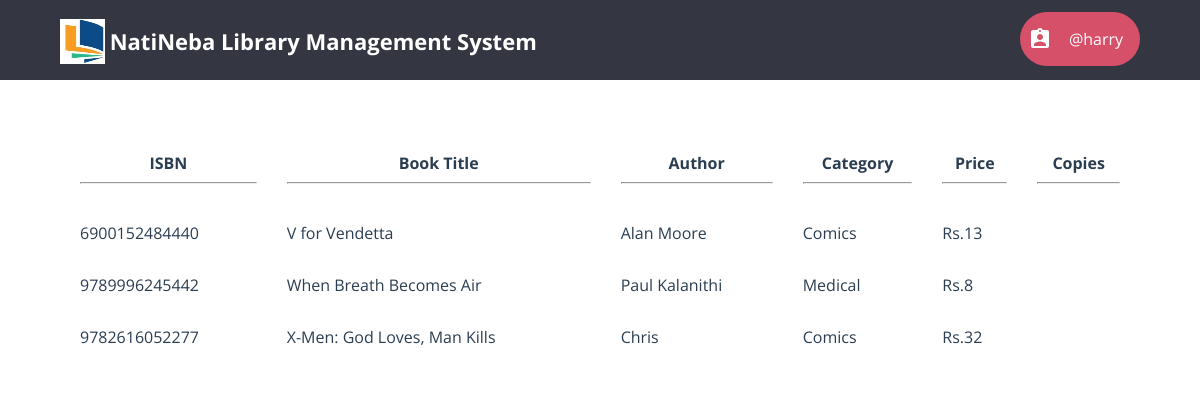
Screenshot of /librarian/display_books.php (signed in) with the database file from the repository.
### tables this page shows
CREATE TABLE `book` (
  `isbn` char(13) NOT NULL,
  `title` varchar(80) NOT NULL,
  `author` varchar(80) NOT NULL,
  `category` varchar(80) NOT NULL,
  `copies` int(10) UNSIGNED NOT NULL
);

### librarian/display_books.php (the view, shortened to what this page needs)
<?php
    require "../db_connect.php";
	require "header_librarian.php";
?>
<html>
	<head>
		<link rel="stylesheet" type="text/css" href="../member/css/home_style.css" />
        <link rel="stylesheet" type="text/css" href="../css/global_styles.css">
		<link rel="stylesheet" type="text/css" href="../css/home_style.css">
		<link rel="stylesheet" type="text/css" href="../member/css/custom_radio_button_style.css">
	</head>
	<body>
    <?php
			$query = $con->prepare("SELECT * FROM book ORDER BY title");
			$query->execute();
			$result = $query->get_result();
			$rows = mysqli_num_rows($result);
			if($rows == 0)
				echo "<h2 align='center'>No books available</h2>";
			else
			{
				echo "<form class='cd-form'>";
				echo "<table width='100%' cellpadding=10 cellspacing=10>";
				echo "<tr>
						<th>ISBN<hr></th>
						<th>Book Title<hr></th>
						<th>Author<hr></th>
						<th>Category<hr></th>
						<th>Price<hr></th>
                        <th>Copies<hr></th>
					</tr>";
				for($i=0; $i<$rows; $i++)
				{
					$row = mysqli_fetch_array($result);
					echo "<tr>
							";
					for($j=0; $j<6; $j++)
						if($j == 4)
							echo "<td>Rs.".$row[$j]."</td>";
						else
                            echo "<td>".$row[$j]."</td>";
					echo "</tr>";
				}
				echo "</table>";
				echo "</form>";
			}
		?>
    </body>
</html>

### librarian/css/header_librarian_style.css (style rules this page uses)
html * { -webkit-font-smoothing: antialiased; -moz-osx-font-smoothing: grayscale; }
*, *:after, *:before { -webkit-box-sizing: border-box; -moz-box-sizing: border-box; box-sizing: border-box; }
body { font-size: 100%; font-family: "Open Sans", sans-serif; background-color: white; margin: 0; }

### member/css/home_style.css (style rules this page uses)
.cd-form { width: 90%; max-width: 1200px; margin: 4em auto; font-size: 1.3rem; color: #94aab0; margin-bottom: 10px; display: block; }
.cd-form::after { clear: both; content: ""; display: table; }

### css/global_styles.css (style rules this page uses)
*, *::after, *::before { -webkit-box-sizing: border-box; -moz-box-sizing: border-box; box-sizing: border-box; }
html { font-size: 62.5%; }
body { font-size: 1.8rem; font-family: "Open Sans", sans-serif; color: #2b3e51; background-color: #ffffff; }

### admin/css/home_style.css (style rules this page uses)
html { font-size: 62.5%; }
body { font-family: "Open Sans", sans-serif; }

### rows the page displays
book: isbn "6900152484440", title "V for Vendetta", author "Alan Moore", category "Comics", copies "13"
book: isbn "9789996245442", title "When Breath Becomes Air", author "Paul Kalanithi", category "Medical", copies "8"
book: isbn "9782616052277", title "X-Men: God Loves, Man Kills", author "Chris", category "Comics", copies "32"

### other values shown
$_SESSION['username'] "harry"
